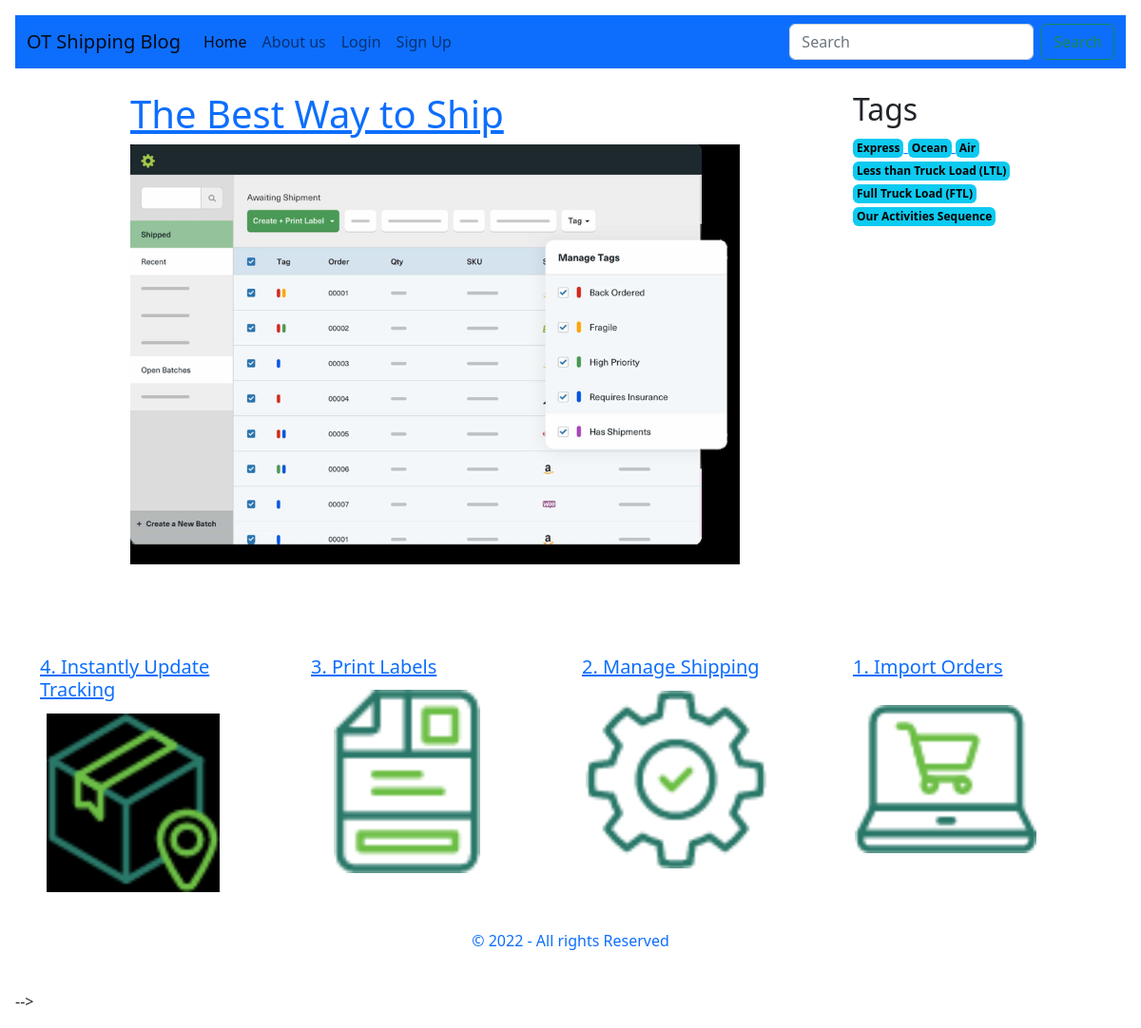
/, run on an earlier commit of the app's database.
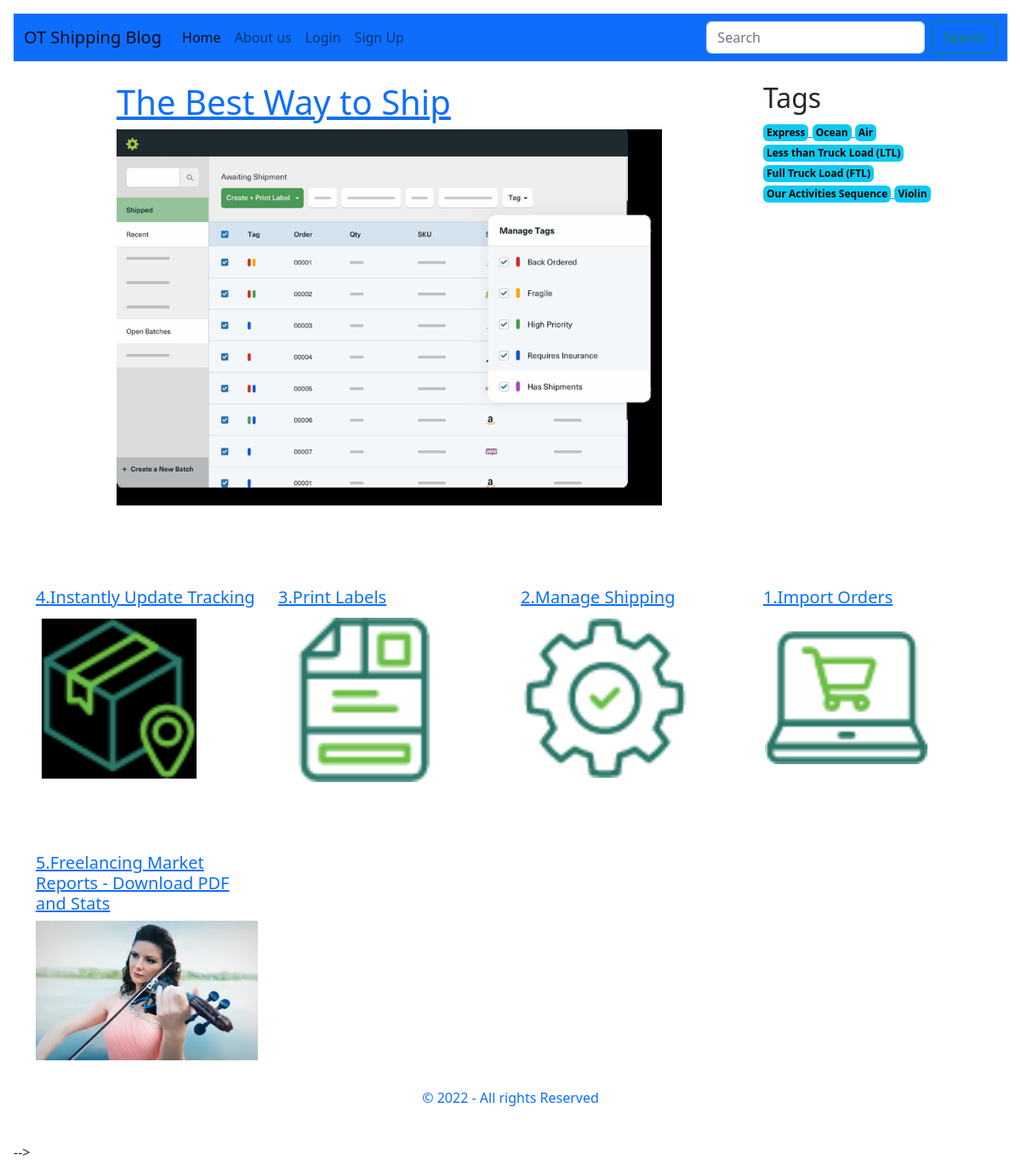
And on a later commit of the database.
### main/models.py (models this page shows, shortened)
class BlogPost(models.Model):
    user = models.ForeignKey(User, on_delete=models.CASCADE, blank=False, null=False,
                            verbose_name='Author')
    title = models.CharField('Title', max_length=120, blank=False, null=False)
    slug = models.SlugField('Slug', editable=False, max_length=180, unique=True, default=timezone.now)
    content = models.TextField('Content', max_length=800, blank=False, null=False)
    banner = models.ImageField('Image', upload_to='images/', blank=True,
                                 null=True, default='images/default_image.png')
    tags = models.ManyToManyField(BlogTag, verbose_name='Tags')

class BlogTag(models.Model):
    name = models.CharField('Name', max_length=60, blank=False, null=False)
    slug = models.SlugField('Slug', editable=False, max_length=180, unique=True, default=timezone.now)

### main/views.py (the view)
# urls.py: path('', HomeView.as_view(), name='home'),
class HomeView(ListView):
    template_name = 'index.html'
    def get_queryset(self, *args, **kwargs):
        query = BlogPost.objects.all().order_by('pk')
        return query
    def get_context_data(self, *args, **kwargs):
        context = super(HomeView, self).get_context_data(**kwargs)
        context['posts'] = self.get_queryset()
        context['tags'] = BlogTag.objects.all()
        return context

### templates/index.html (shortened to what this page needs)
{% extends 'base.html' %}
{% load static %}
{% block content %}
<div class="container mt-4">
    <div class="row">
        <div class="col-1"></div>
        <div class="col-7">
            <h1 class="h-4">
                <a href="{% url 'article' posts.first.slug %}">
                    {{posts.first.title}}
                </a>
            </h1>
            <img class="img-fluid" src="{{posts.first.banner.url}}" alt="{{posts.first.title}}">
        </div>
        <div class="col-1"></div>
        <div class="col-3">
            <h2>Tags</h2>
            {% if tags %}
                {% for tag in tags %}
                    <a href="{% url 'tag' tag.slug %}">
                        <span class="badge text-bg-info p-1 text-decoration-none" >{{tag.name}}</span>
                    </a>
                {% endfor %}
            {% endif %}
        </div>
    </div>
</div>
<div class="container mt-4">
    <div class="row">
        {% for post in posts %}
            {% if forloop.counter > 1 %}
                <div class="col-3 mb-2 mt-5">
                    <h2 class="h5 h-15 mt-4">
                        <a href="{% url 'article' post.slug %}">{{post.title}}</a>
                    </h2>
                    <img class="img-fluid" src="{{post.banner.url}}" alt="{{post.title}}">
                </div>
            {% endif %}
        {% endfor %}
    </div>
</div>
{% endblock %}

### templates/base.html (shortened to what this page needs)
<!doctype html>
{% load static %}
<html lang="en">
  <head>
    <link rel="stylesheet" href="https://cdn.jsdelivr.net/npm/bootstrap@5.2.1/dist/css/bootstrap.min.css">
    <link rel="stylesheet" href="{% static 'assets/css/style.css' %}">
  </head>
  <body class="p-3 m-0 border-0 bd-example">
    <nav class="navbar navbar-expand-lg bg-primary">
      <div class="container-fluid">
        <a class="navbar-brand" href="#">OT Shipping Blog</a>
        <div class="collapse navbar-collapse" id="navbarSupportedContent">
          <ul class="navbar-nav me-auto mb-2 mb-lg-0">
            <li class="nav-item">
              <a class="nav-link active" aria-current="page" href="#">Home</a>
            </li>
            <li class="nav-item">
              <a class="nav-link" href="#">About us</a>
            </li>
            {% if user.is_authenticated %}
            <li class="nav-item active">
              <a class="nav-link" href="{% url 'logout' %}">Logout</a>
            </li>
            <li class="nav-item dropdown">
              <a
                class="nav-link dropdown-toggle text-bg-success"
                href="#"
                role="button"
                data-bs-toggle="dropdown"
                aria-expanded="false"
              >
                Hello, {{user.username}}
              </a>
              <ul class="dropdown-menu">
                <li><a class="dropdown-item" href="{% url 'profile' user.pk %}">Update Profile</a></li>
                <li><hr class="dropdown-divider" /></li>
                <li>
                  <a class="dropdown-item" href="{% url 'logout' %}">Logout</a>
                </li>
              </ul>
            </li>
            <li class="nav-item">
              <a class="nav-link disabled">Disabled</a>
            </li>
            {% else %}
            <li class="nav-item">
              <a class="nav-link" href="{% url 'login' %}">Login</a>
            </li>
            <li class="nav-item">
              <a class="nav-link" href="{% url 'signup' %}">Sign Up</a>
            </li>
            {% endif %}
          </ul>
          <form class="d-flex" role="search">
            <input
              class="form-control me-2"
              type="search"
              placeholder="Search"
              aria-label="Search"
            />
            <button class="btn btn-outline-success" type="submit">
            </button>
          </form>
        </div>
      </div>
    </nav>
        {% block content %}
        {% endblock %}
      <div class="container">
        <p class="text-center text-primary py-4">
          &copy; 2022 - All rights Reserved
        </p>
      </div>
  </body>
</html>

What changed in the data, as far as the page shows it:
added BlogTag: name "Violin"
changed BlogPost: title "4. Instantly Update Tracking" → "4.Instantly Update Tracking"
changed BlogPost: title "3. Print Labels" → "3.Print Labels"
changed BlogPost: title "2. Manage Shipping" → "2.Manage Shipping"
changed BlogPost: title "1. Import Orders" → "1.Import Orders"
added BlogPost: title "5.Freelancing Market Reports - Download PDF and Stats", banner (placeholder picture)
